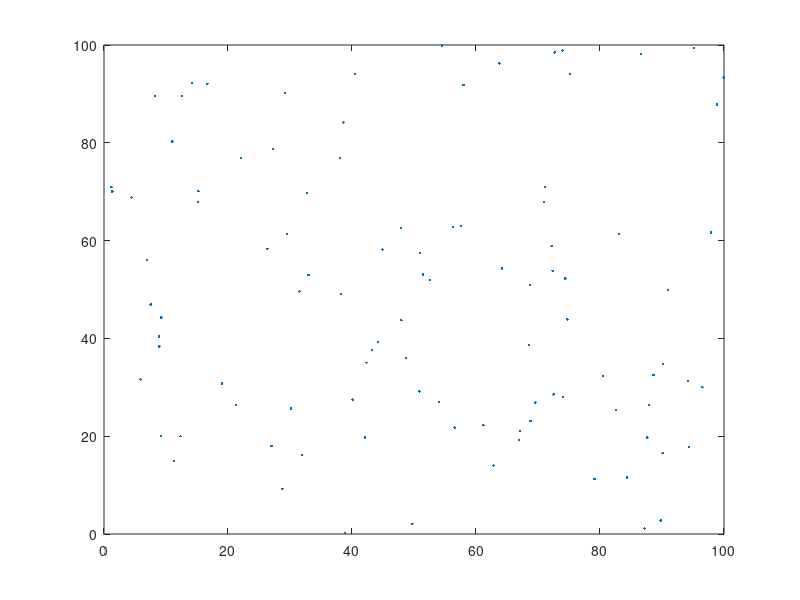

Source code (MATLAB): (Note: this script raises an error after producing the figure.)
function f = initialize_domain
% initialize the domain which is the node along with its association with
% nodes
a = 0;b = 100;
x = (b -a) * rand(100,2) + a;
x = vertcat(x, [0 0]);
figure
plot(x(:,1),x(:,2),'.');
hold on
adj_index = delaunay(x(:,1),x(:,2));
adj_index = triangulation(adj_index,x(:, 1),x(:, 2),zeros(size(x(:, 1))));
trimesh(adj_index);
hold off;
f = [1 1];
end